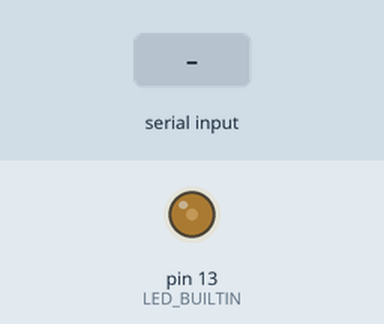
Bench run of a sketch on a simulated Arduino Uno, built with avr-gcc and run on an emulated ATmega328P. Shown: output pins drawn as LEDs (lit = HIGH). Inputs (shaded band) come from the test bench.

Above: at 1.2 s.
1.3 s: "90,45\n" received over Serial
At 2.0 s:
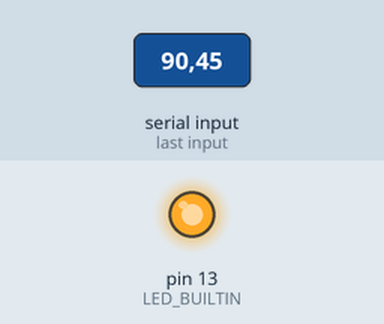
At 2.9 s:
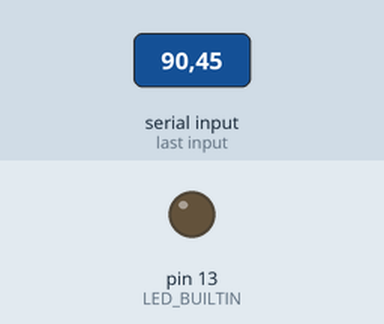
4.3 s: "200\n" received over Serial
7.3 s: "30,150\n" received over Serial
Timing chart, 0 to 10.6 s (numbered marks = the images above; inputs shaded):
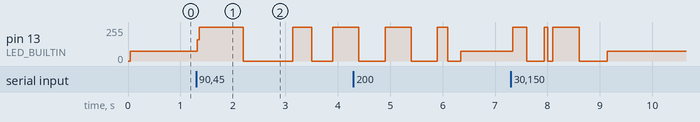

The sketch:

serialRead.ino
```cpp
int blinkDelay = 0;

void setup(){
    Serial.begin(9600);
    pinMode(LED_BUILTIN, OUTPUT);
}

void loop(){
    if(Serial.available())
    {
        char ch = (char) Serial.read();
        if(isDigit(ch)){
            blinkDelay = (ch - '0');
            blinkDelay = blinkDelay * 100;
        }
    }
    blink();
}

void blink(){
    digitalWrite(LED_BUILTIN, HIGH);
    delay(blinkDelay);
    digitalWrite(LED_BUILTIN, LOW);
    delay(blinkDelay);
}
```

Measured:
- after the input at 1.3 s, pin 13 (LED_BUILTIN): goes 255/255 0.88 s, 0/255 0.94 s, 255/255 0.36 s, 0/255 0.40 s, then 255/255, starting at once
